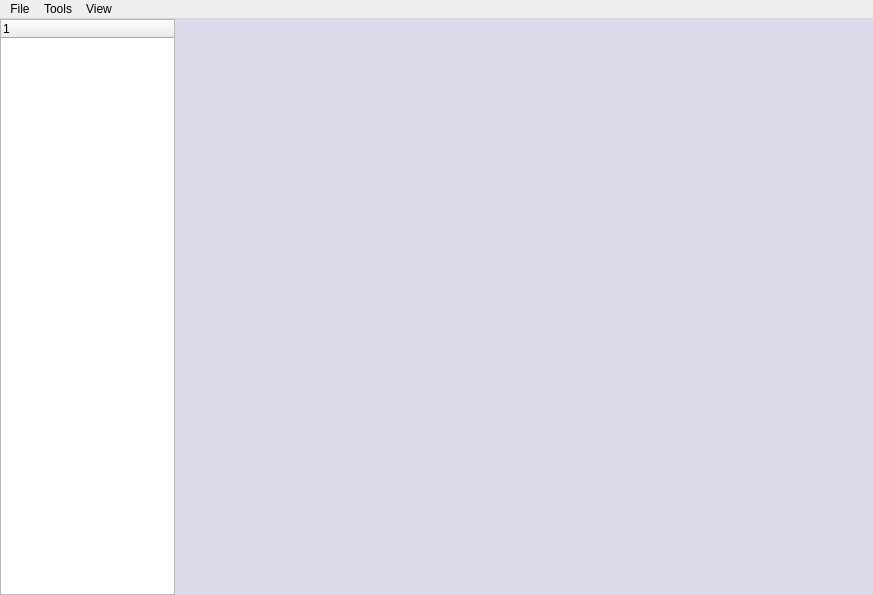
<?xml version="1.0" encoding="UTF-8"?>
<ui version="4.0">
 <class>MainWindow</class>
 <widget class="QMainWindow" name="MainWindow">
  <property name="geometry">
   <rect>
    <x>0</x>
    <y>0</y>
    <width>873</width>
    <height>595</height>
   </rect>
  </property>
  <property name="windowTitle">
   <string>Plotter</string>
  </property>
  <widget class="QWidget" name="centralwidget">
   <property name="enabled">
    <bool>true</bool>
   </property>
   <property name="sizePolicy">
    <sizepolicy hsizetype="Expanding" vsizetype="Expanding">
     <horstretch>0</horstretch>
     <verstretch>0</verstretch>
    </sizepolicy>
   </property>
   <property name="autoFillBackground">
    <bool>false</bool>
   </property>
   <layout class="QGridLayout" name="gridLayout" columnstretch="5,0,20">
    <property name="sizeConstraint">
     <enum>QLayout::SetNoConstraint</enum>
    </property>
    <property name="leftMargin">
     <number>0</number>
    </property>
    <property name="topMargin">
     <number>0</number>
    </property>
    <property name="rightMargin">
     <number>0</number>
    </property>
    <property name="bottomMargin">
     <number>0</number>
    </property>
    <property name="horizontalSpacing">
     <number>0</number>
    </property>
    <property name="verticalSpacing">
     <number>5</number>
    </property>
    <item row="1" column="2">
     <widget class="SvgView" name="graphicsView">
      <property name="palette">
       <palette>
        <active>
         <colorrole role="Base">
          <brush brushstyle="SolidPattern">
           <color alpha="255">
            <red>219</red>
            <green>219</green>
            <blue>235</blue>
           </color>
          </brush>
         </colorrole>
        </active>
        <inactive>
         <colorrole role="Base">
          <brush brushstyle="SolidPattern">
           <color alpha="255">
            <red>219</red>
            <green>219</green>
            <blue>235</blue>
           </color>
          </brush>
         </colorrole>
        </inactive>
        <disabled>
         <colorrole role="Base">
          <brush brushstyle="SolidPattern">
           <color alpha="255">
            <red>240</red>
            <green>240</green>
            <blue>240</blue>
           </color>
          </brush>
         </colorrole>
        </disabled>
       </palette>
      </property>
      <property name="frameShape">
       <enum>QFrame::NoFrame</enum>
      </property>
      <property name="backgroundBrush">
       <brush brushstyle="NoBrush">
        <color alpha="255">
         <red>220</red>
         <green>220</green>
         <blue>220</blue>
        </color>
       </brush>
      </property>
      <property name="dragMode">
       <enum>QGraphicsView::ScrollHandDrag</enum>
      </property>
      <property name="transformationAnchor">
       <enum>QGraphicsView::AnchorUnderMouse</enum>
      </property>
      <property name="viewportUpdateMode">
       <enum>QGraphicsView::FullViewportUpdate</enum>
      </property>
     </widget>
    </item>
    <item row="1" column="0">
     <widget class="QTreeWidget" name="treeWidget">
      <property name="horizontalScrollBarPolicy">
       <enum>Qt::ScrollBarAsNeeded</enum>
      </property>
      <property name="autoScroll">
       <bool>false</bool>
      </property>
      <property name="editTriggers">
       <set>QAbstractItemView::EditKeyPressed</set>
      </property>
      <property name="alternatingRowColors">
       <bool>true</bool>
      </property>
      <property name="horizontalScrollMode">
       <enum>QAbstractItemView::ScrollPerPixel</enum>
      </property>
      <property name="indentation">
       <number>10</number>
      </property>
      <property name="columnCount">
       <number>1</number>
      </property>
      <attribute name="headerVisible">
       <bool>true</bool>
      </attribute>
      <attribute name="headerMinimumSectionSize">
       <number>100</number>
      </attribute>
      <attribute name="headerDefaultSectionSize">
       <number>100</number>
      </attribute>
      <attribute name="headerHighlightSections">
       <bool>true</bool>
      </attribute>
      <column>
       <property name="text">
        <string notr="true">1</string>
       </property>
      </column>
     </widget>
    </item>
   </layout>
  </widget>
  <widget class="QMenuBar" name="menubar">
   <property name="geometry">
    <rect>
     <x>0</x>
     <y>0</y>
     <width>873</width>
     <height>21</height>
    </rect>
   </property>
   <widget class="QMenu" name="menuDatoteka">
    <property name="title">
     <string>File</string>
    </property>
    <addaction name="actionOpen"/>
    <addaction name="separator"/>
    <addaction name="actionExit"/>
   </widget>
   <widget class="QMenu" name="menuView">
    <property name="title">
     <string>View</string>
    </property>
    <addaction name="actionBackground"/>
    <addaction name="actionOutline"/>
   </widget>
   <widget class="QMenu" name="menuTools">
    <property name="title">
     <string>Tools</string>
    </property>
    <addaction name="actionGenerate_G_Code"/>
    <addaction name="actionSimulation"/>
   </widget>
   <addaction name="menuDatoteka"/>
   <addaction name="menuTools"/>
   <addaction name="menuView"/>
  </widget>
  <action name="actionOpen">
   <property name="text">
    <string>Open...</string>
   </property>
   <property name="shortcut">
    <string>Ctrl+O</string>
   </property>
  </action>
  <action name="actionExit">
   <property name="text">
    <string>Exit</string>
   </property>
   <property name="shortcut">
    <string>Ctrl+Q</string>
   </property>
  </action>
  <action name="actionBackground">
   <property name="checkable">
    <bool>true</bool>
   </property>
   <property name="text">
    <string>Background</string>
   </property>
  </action>
  <action name="actionOutline">
   <property name="checkable">
    <bool>true</bool>
   </property>
   <property name="checked">
    <bool>true</bool>
   </property>
   <property name="text">
    <string>Outline</string>
   </property>
  </action>
  <action name="actionGenerate_G_Code">
   <property name="enabled">
    <bool>false</bool>
   </property>
   <property name="text">
    <string>Generate G-Code</string>
   </property>
  </action>
  <action name="actionSimulation">
   <property name="enabled">
    <bool>false</bool>
   </property>
   <property name="text">
    <string>Simulation</string>
   </property>
  </action>
 </widget>
 <customwidgets>
  <customwidget>
   <class>SvgView</class>
   <extends>QGraphicsView</extends>
   <header location="global">svgview.h</header>
  </customwidget>
 </customwidgets>
 <resources/>
 <connections/>
</ui>
